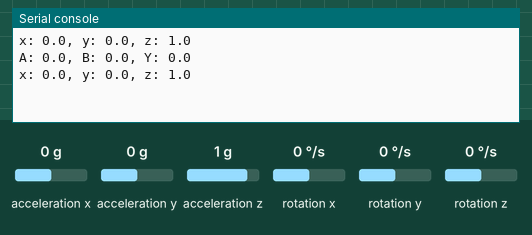
This program was run on a simulated Raspberry Pi Pico running MicroPython. On the bench: the last lines printed to the serial console. The inputs (shaded band) are chosen by the test bench; at power-on: acceleration x 0 g, acceleration y 0 g, acceleration z 1 g, rotation x 0 °/s, rotation y 0 °/s, rotation z 0 °/s.

Above: at 1.2 s.
1.3 s: acceleration x set to -1.4 g
At 1.9 s:
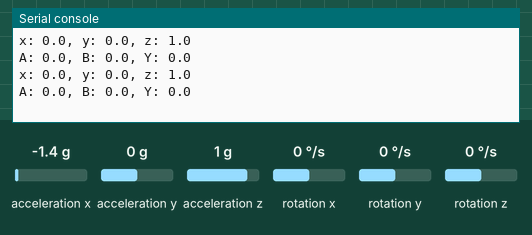
2.8 s: acceleration y set to -1.4 g
At 3.4 s:
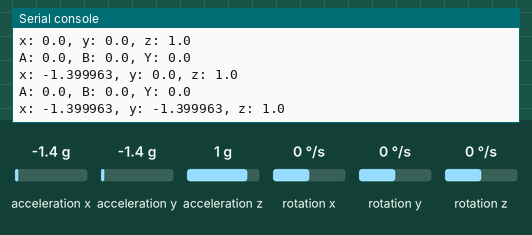
4.3 s: acceleration z set to -1.4 g
At 4.9 s:
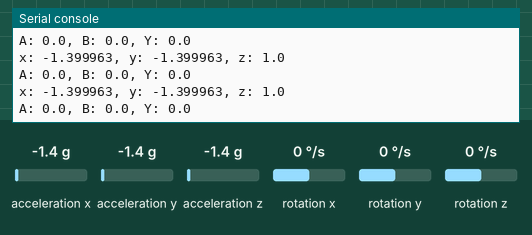
5.8 s: rotation x set to -192 °/s
At 6.4 s:
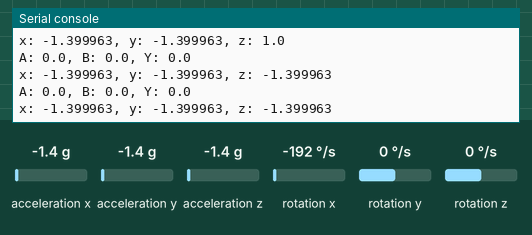
7.3 s: rotation y set to -192 °/s
At 7.9 s:
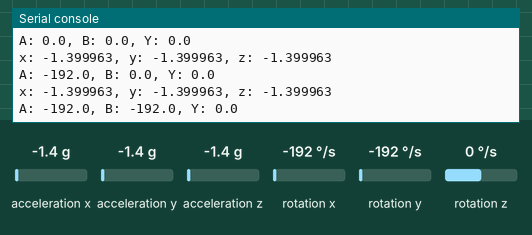

The program:

5.3_gy521_module.py
```python
from imu import MPU6050
from machine import I2C, Pin
import time

i2c = I2C(1, sda=Pin(6), scl=Pin(7), freq=400000)
mpu = MPU6050(i2c)

while True:
    print("x: %s, y: %s, z: %s"%(mpu.accel.x, mpu.accel.y, mpu.accel.z))
    time.sleep(0.5)
    print("A: %s, B: %s, Y: %s"%(mpu.gyro.x, mpu.gyro.y, mpu.gyro.z))
    time.sleep(0.5)
```

Measured:
- after the input at 2.8 s, the serial console: prints a new line after 0.21 s (image 2)
- after the input at 7.3 s, the serial console: prints a new line after 0.22 s (image 5)
